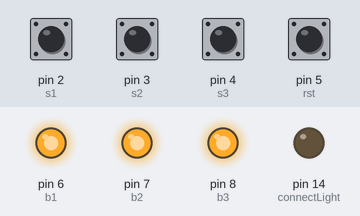
The sketch below on a simulated Arduino Uno, built with avr-gcc and run on an emulated ATmega328P. Parts: output pins drawn as LEDs (lit = HIGH). The test bench sets the inputs (shaded band); at power-on: pin 2 (s1), pin 3 (s2), pin 4 (s3), pin 5 (rst) HIGH. No radio packets arrive unless stated.

Above: at 1.5 s.
1.6 s: pin 2 (s1) pulled LOW for 0.15 s
At 2.5 s:
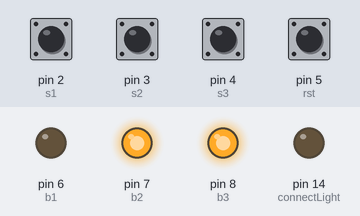
3.2 s: pin 3 (s2) pulled LOW for 0.15 s
At 3.7 s:
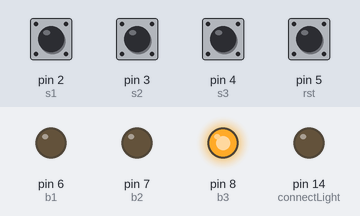
4.8 s: pin 4 (s3) pulled LOW for 0.15 s
At 6.0 s:
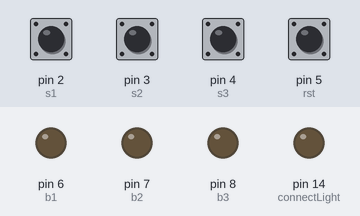
6.4 s: pin 2 (s1) pulled LOW for 1 s
At 7.3 s:
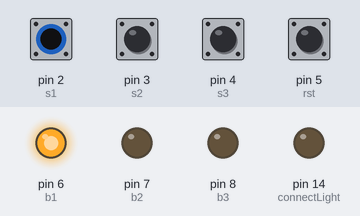
8.9 s: pin 3 (s2) pulled LOW for 1 s
At 9.2 s:
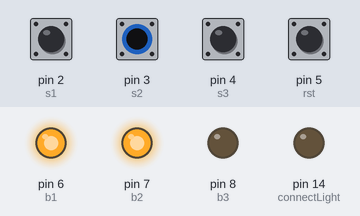
11.4 s: pin 2 (s1) pulled LOW for 0.15 s
At 12.3 s:
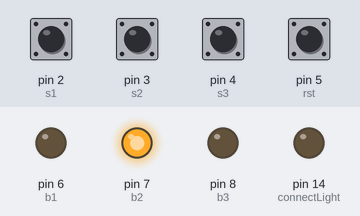
Timing chart, 0 to 14.0 s (numbered marks = the images above; inputs shaded):
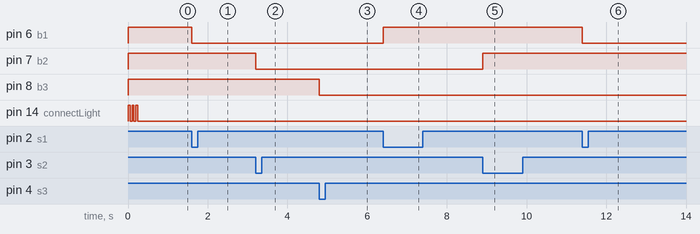

Measured:
- after the input at 1.6 s, pin 6 (b1): HIGH → LOW at once
- after the input at 3.2 s, pin 7 (b2): HIGH → LOW at once
- after the input at 4.8 s, pin 8 (b3): HIGH → LOW at once
- after the input at 6.4 s, pin 6 (b1): LOW → HIGH at once
- after the input at 8.9 s, pin 7 (b2): LOW → HIGH at once
- after the input at 11.4 s, pin 6 (b1): HIGH → LOW at once

The sketch:

HomeAutomationNode_myroom_V4.ino
```cpp
//WDT
#define s1 2
#define s2 3
#define s3 4
#define rst 5

#define b1 6
#define b2 7
#define b3 8

#define id 1

#define connectLight 14
#define maxSwitches 10
#define signalReadBytes 12

//#include <EEPROM.h>
#include <avr/wdt.h>
#include "RF24.h"

RF24 radio(9, 10);
const uint64_t pipes[2] = { 0xF0F0F0F0E1LL, 0xF0F0F0F0D2LL };   // Radio pipe addresses for the 2 nodes to communicate.


byte s1o = 0, s2o = 0, s3o = 0, rsto = 0;
byte s1n = 0, s2n = 0, s3n = 0, rstn = 0;

byte bulbs[signalReadBytes] = {0, 0, 0, 0, 0}; //bulbs start from 2 , 3 , 4
byte signalRead[signalReadBytes] = {0, 0, 0, 0, 0}; //id,r/w,val

void setup() {

  pinMode(s1, INPUT);
  pinMode(s2, INPUT);
  pinMode(s3, INPUT);
  pinMode(rst, INPUT);

  pinMode(b1, OUTPUT);
  pinMode(b2, OUTPUT);
  pinMode(b3, OUTPUT);
  pinMode(connectLight, OUTPUT);

  digitalWrite(b1, HIGH);
  digitalWrite(b2, HIGH);
  digitalWrite(b3, HIGH);

  digitalWrite(s1, HIGH);
  digitalWrite(s2, HIGH);
  digitalWrite(s3, HIGH);
  digitalWrite(rst, HIGH);

  digitalWrite(connectLight,1);
  delay(50);
  digitalWrite(connectLight,0);
  delay(50);

  digitalWrite(connectLight,1);
  delay(50);
  digitalWrite(connectLight,0);
  delay(50);

  digitalWrite(connectLight,1);
  delay(50);
  digitalWrite(connectLight,0);
  delay(50);

  //b1s  = EEPROM.read(b1);
  //b2s  = EEPROM.read(b2);
  //b3s  = EEPROM.read(b3);


  radio.begin();
  radio.setAutoAck(false);

  radio.openWritingPipe(pipes[1]);
  radio.openReadingPipe(1, pipes[0]);

  radio.startListening();

  Serial.begin(115200);
  watchdogSetup();
}

void loop() {
  wdt_reset();
  s1n = digitalRead(s1);
  s2n = digitalRead(s2);
  s3n = digitalRead(s3);
  rstn = digitalRead(rst);
  if (s1n != s1o) {
    s1o = s1n;
    if (s1n == LOW) {
      bulbs[2] = !bulbs[2];
    }
  }

  if (s2n != s2o) {
    s2o = s2n;
    if (s2n == LOW) {
      bulbs[3] = !bulbs[3];
    }
  }

  if (s3n != s3o) {
    s3o = s3n;
    if (s3n == LOW) {
      bulbs[4] = !bulbs[4];
    }
  }

  if (rstn != rsto) {
    rsto = rstn;
    if (rstn == LOW) {
      bulbs[2] = 0;
      bulbs[3] = 0;
      bulbs[4] = 0;
    }
  }


  setBulbs();

  if ( radio.available() ) {
    while (radio.available()) {
      radio.read( &signalRead, signalReadBytes );
      //Serial.print("Got ");
      //for(int i = 0; i<signalReadBytes ; i++){
      //    Serial.print(signalRead[i]);
      //   Serial.print(',');
      //}
      //Serial.println();
    }

    if (signalRead[0] == id) {
      digitalWrite(connectLight, HIGH);
      radio.stopListening();
      radio.flush_tx();
      //read 0 , write 1
      if (signalRead[1]==1) {
        for (int i = 0; i < signalReadBytes; i++) {
          bulbs[i] = signalRead[i];
        }
        // Serial.println("updated");
      }else if(signalRead[1]==2){
        bulbs[signalRead[2] + 2] = !bulbs[signalRead[2] + 2];
      }
      radio.write( &bulbs, signalReadBytes );
      // Serial.print("Sent response ");
      // for(int i= 0; i<signalReadBytes; i++){
      //  Serial.print(bulbs[i]);
      //  Serial.print(',');
      //}
      //Serial.println();
      radio.startListening();
    }
    digitalWrite(connectLight, LOW);
  }
}

void setBulbs() {
  if (bulbs[2]) {
    setBulb(b1, HIGH);
  } else {
    setBulb(b1, LOW);
  }

  if (bulbs[3]) {
    setBulb(b2, HIGH);
  } else {
    setBulb(b2, LOW);
  }

  if (bulbs[4]) {
    setBulb(b3, HIGH);
  } else {
    setBulb(b3, LOW);
  }
}

void setBulb(byte b , boolean stat) {
  digitalWrite(b, !stat);
  //EEPROM.write(b, stat);
}

void watchdogSetup(void)
{
cli();  // disable all interrupts
wdt_reset(); // reset the WDT timer
/*
 WDTCSR configuration:
 WDIE = 1: Interrupt Enable
 WDE = 1 :Reset Enable
 WDP3 = 0 :For 2000ms Time-out
 WDP2 = 1 :For 2000ms Time-out
 WDP1 = 1 :For 2000ms Time-out
 WDP0 = 1 :For 2000ms Time-out

 WDP3 = 0 :For 1000ms Time-out
 WDP2 = 1 :For 1000ms Time-out
 WDP1 = 1 :For 1000ms Time-out
 WDP0 = 0 :For 1000ms Time-out

 WDP3 = 0 :For 1000ms Time-out
 WDP2 = 1 :For 1000ms Time-out
 WDP1 = 0 :For 1000ms Time-out
 WDP0 = 1 :For 1000ms Time-out
*/
// Enter Watchdog Configuration mode:
WDTCSR |= (1<<WDCE) | (1<<WDE);
// Set Watchdog settings:
 WDTCSR = (1<<WDIE) | (1<<WDE) | (0<<WDP3) | (1<<WDP2) | (0<<WDP1) | (1<<WDP0);
sei();
}
ISR(WDT_vect) // Watchdog timer interrupt.
{
// Include your code here - be careful not to use functions they may cause the interrupt to hang and
// prevent a reset.
}
```
